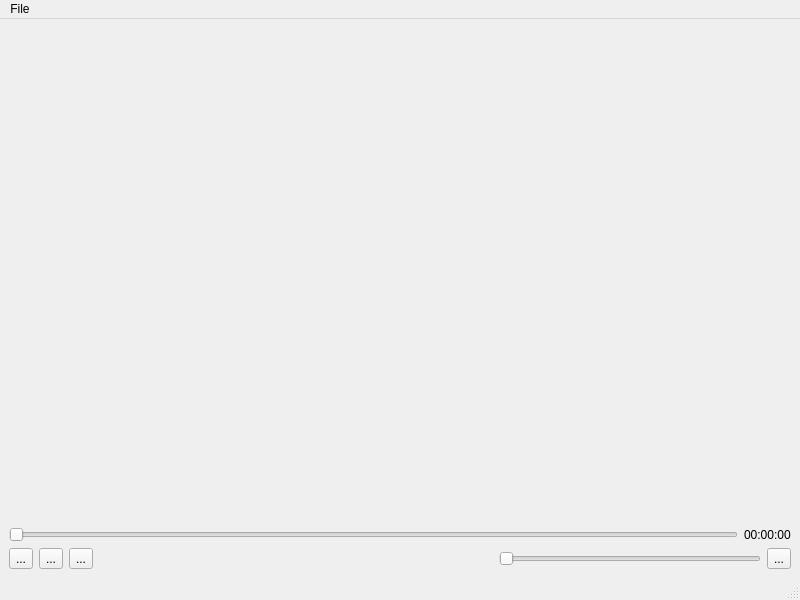
<?xml version="1.0" encoding="UTF-8"?>
<ui version="4.0">
 <class>MainWindow</class>
 <widget class="QMainWindow" name="MainWindow">
  <property name="geometry">
   <rect>
    <x>0</x>
    <y>0</y>
    <width>800</width>
    <height>600</height>
   </rect>
  </property>
  <property name="windowTitle">
   <string>MainWindow</string>
  </property>
  <widget class="QWidget" name="centralwidget">
   <layout class="QVBoxLayout" name="verticalLayout_2">
    <item>
     <layout class="QHBoxLayout" name="videoFrame">
      <item>
       <spacer name="verticalSpacer_2">
        <property name="orientation">
         <enum>Qt::Orientation::Vertical</enum>
        </property>
        <property name="sizeHint" stdset="0">
         <size>
          <width>20</width>
          <height>40</height>
         </size>
        </property>
       </spacer>
      </item>
     </layout>
    </item>
    <item>
     <layout class="QVBoxLayout" name="verticalLayout">
      <item>
       <layout class="QHBoxLayout" name="horizontalLayout_4">
        <item>
         <widget class="QSlider" name="horizSliderVideo">
          <property name="orientation">
           <enum>Qt::Orientation::Horizontal</enum>
          </property>
         </widget>
        </item>
        <item>
         <widget class="QLabel" name="label">
          <property name="text">
           <string>00:00:00</string>
          </property>
         </widget>
        </item>
       </layout>
      </item>
      <item>
       <layout class="QHBoxLayout" name="horizontalLayout_3">
        <item>
         <layout class="QHBoxLayout" name="horizontalLayout">
          <item>
           <widget class="QToolButton" name="toolButtonPlay">
            <property name="text">
             <string>...</string>
            </property>
            <property name="icon">
             <iconset resource="resrc.qrc">
              <normaloff>:/Images/play.png</normaloff>:/Images/play.png</iconset>
            </property>
            <property name="iconSize">
             <size>
              <width>30</width>
              <height>30</height>
             </size>
            </property>
           </widget>
          </item>
          <item>
           <widget class="QToolButton" name="toolButtonStop">
            <property name="text">
             <string>...</string>
            </property>
            <property name="icon">
             <iconset resource="resrc.qrc">
              <normaloff>:/Images/pause.png</normaloff>:/Images/pause.png</iconset>
            </property>
            <property name="iconSize">
             <size>
              <width>30</width>
              <height>30</height>
             </size>
            </property>
           </widget>
          </item>
          <item>
           <widget class="QToolButton" name="toolButtonPause">
            <property name="text">
             <string>...</string>
            </property>
            <property name="icon">
             <iconset resource="resrc.qrc">
              <normaloff>:/Images/stop.png</normaloff>:/Images/stop.png</iconset>
            </property>
            <property name="iconSize">
             <size>
              <width>30</width>
              <height>30</height>
             </size>
            </property>
           </widget>
          </item>
         </layout>
        </item>
        <item>
         <layout class="QHBoxLayout" name="horizontalLayout_2">
          <item>
           <spacer name="horizontalSpacer">
            <property name="orientation">
             <enum>Qt::Orientation::Horizontal</enum>
            </property>
            <property name="sizeType">
             <enum>QSizePolicy::Policy::Maximum</enum>
            </property>
            <property name="sizeHint" stdset="0">
             <size>
              <width>400</width>
              <height>20</height>
             </size>
            </property>
           </spacer>
          </item>
          <item>
           <widget class="QSlider" name="horizSliderVolume">
            <property name="sizePolicy">
             <sizepolicy hsizetype="Expanding" vsizetype="Fixed">
              <horstretch>250</horstretch>
              <verstretch>0</verstretch>
             </sizepolicy>
            </property>
            <property name="orientation">
             <enum>Qt::Orientation::Horizontal</enum>
            </property>
           </widget>
          </item>
          <item>
           <widget class="QToolButton" name="toolButtonVolume">
            <property name="text">
             <string>...</string>
            </property>
            <property name="icon">
             <iconset resource="resrc.qrc">
              <normaloff>:/Images/volume.png</normaloff>:/Images/volume.png</iconset>
            </property>
            <property name="iconSize">
             <size>
              <width>30</width>
              <height>30</height>
             </size>
            </property>
           </widget>
          </item>
         </layout>
        </item>
       </layout>
      </item>
     </layout>
    </item>
   </layout>
  </widget>
  <widget class="QMenuBar" name="menubar">
   <property name="geometry">
    <rect>
     <x>0</x>
     <y>0</y>
     <width>800</width>
     <height>26</height>
    </rect>
   </property>
   <widget class="QMenu" name="menuFile">
    <property name="title">
     <string>File</string>
    </property>
    <addaction name="actionOpen"/>
   </widget>
   <addaction name="menuFile"/>
  </widget>
  <widget class="QStatusBar" name="statusbar"/>
  <action name="actionOpen">
   <property name="text">
    <string>Open</string>
   </property>
  </action>
 </widget>
 <resources>
  <include location="resrc.qrc"/>
 </resources>
 <connections/>
</ui>
